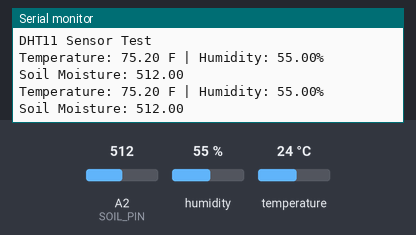
A sketch run on a simulated Arduino Uno, built with avr-gcc and run on an emulated ATmega328P. On the bench: the last lines printed to the serial monitor. Inputs (shaded band) come from the test bench; at power-on: humidity 55 %, A2 (SOIL_PIN) = 512, temperature 24 °C.

Above: at 2.8 s.
2.9 s: humidity set to 22 %
At 4.4 s:
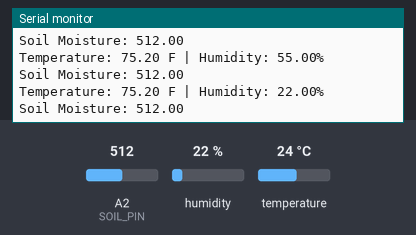
5.6 s: A2 (SOIL_PIN) set to 716
At 6.9 s:
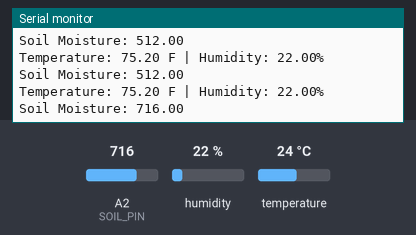
8.3 s: temperature set to 12 °C
At 10.6 s:
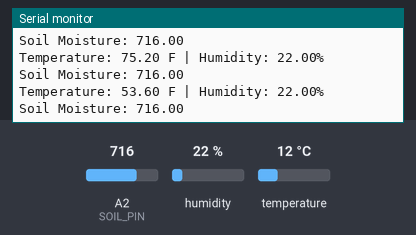
11.0 s: A2 (SOIL_PIN) set to 900
At 13.0 s:
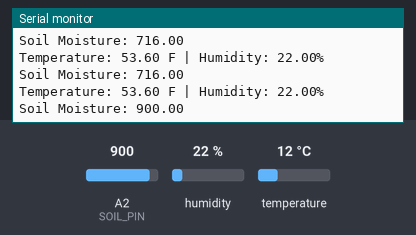
13.7 s: humidity set to 40 %
At 15.5 s:
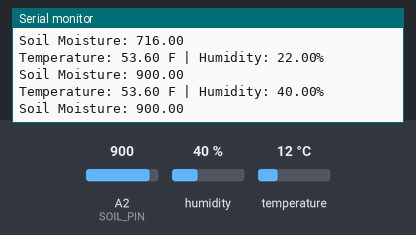
Timing chart, 0 to 17.0 s (numbered marks = the images above; inputs shaded):
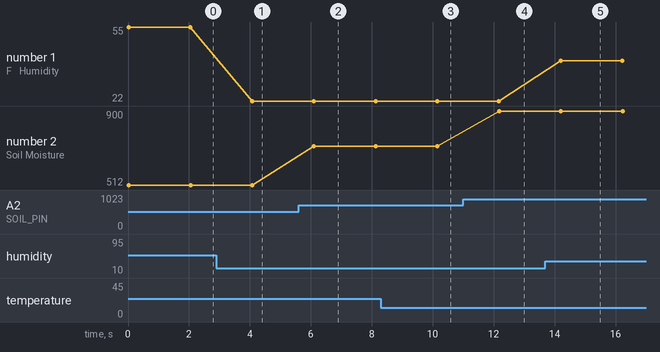

Measured:
- after the input at 2.9 s, the serial monitor: prints a new line after 1.2 s (image 1)
- after the input at 5.6 s, the serial monitor: prints a new line after 0.50 s (image 2)
- after the input at 8.3 s, the serial monitor: prints a new line after 1.8 s (image 3)
- after the input at 11.0 s, the serial monitor: prints a new line after 1.2 s (image 4)
- after the input at 13.7 s, the serial monitor: prints a new line after 0.50 s (image 5)
- plotted number 1: 55 → 22 after the input at 2.9 s, 22 → 40 after the input at 13.7 s
- plotted number 2: 512 → 716 after the input at 5.6 s, 716 → 900 after the input at 11.0 s

The sketch:

piss_controller.ino
```cpp
#include <DHT.h>

#define DHTPIN 15
#define SOIL_PIN 2
#define DHTTYPE DHT11

DHT dht(DHTPIN, DHTTYPE);

void setup() {
  Serial.begin(115200);
  dht.begin();
  Serial.println("DHT11 Sensor Test");
}

void loop() {
  float temperature = dht.readTemperature(true);
  float humidity = dht.readHumidity();
  float soilMoisture = analogRead(SOIL_PIN);

  if (isnan(temperature) || isnan(humidity)) {
    Serial.println("Failed to read DHT11!");
  } else {
    Serial.print("Temperature: ");
    Serial.print(temperature);
    Serial.print(" F | Humidity: ");
    Serial.print(humidity);
    Serial.println("%");
    Serial.print("Soil Moisture: ");
    Serial.println(soilMoisture);
  }

  delay(2000);
}
```
